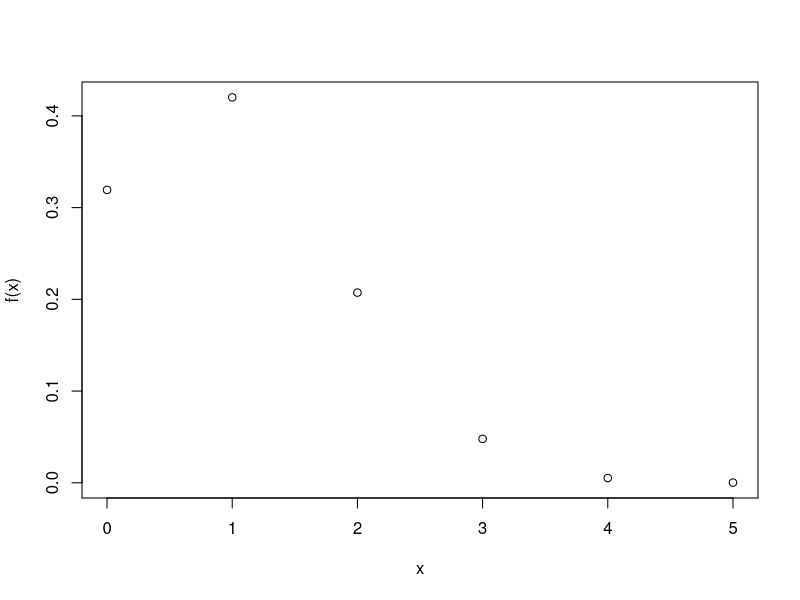

The R source for this figure: (Note: a time limit stopped this script after it produced the figure.)
#Question 1
#a
i=3
X=function(i){
  choose(3,2)*choose(17,i-3)/choose(20,i-1)*(1/(20-i+1))
}
X(i)
#b
i=4
X(i)
#c
i=seq(3,20,2)
print(sum(X(i)))
#d
i=seq(4,20,2)
sum(X(i))

#Question 2
#a
f=function(x){
  choose (20,x)*choose(100-20,5-x)/choose(100, 5)
}
#b
x=0
f(x)
#c
x=0:3
sum(f(x))
#d
x=0:5
E=function(x){
   sum(x*f(x))
}
E(x)
#e
sum(x^2*f(x))
#f
Var=function(x){
  sum(x^2*f(x))-(E(x))^2
}
Var(x)
#g
plot(x,f(x))

#Question 3
at_least_one_match_with_replacement = function (n){
  1-(1-1/n)^n
}
at_least_one_match_without_replacement = function (n){
  k=0:n
  1-sum(((-1)^k)/factorial(k))
}
at_least_one_match_with_replacement(1)
match.f=function(n, simsize, rep=TRUE){
  freq=0
  for(i in 1:simsize){
    sam=sample(1:n, size=n,replace=rep)
    freq=freq + (sum(sam==1:n)>=1)
  }
  freq/simsize
}

match.f(n=1,simsize=1000,rep=TRUE)
match.f(n=3,simsize=1000,rep=TRUE)
match.f(n=10,simsize=1000,rep=TRUE)
match.f(n=15,simsize=1000,rep=TRUE)
match.f(n=100,simsize=1000,rep=TRUE)
match.f(n=10000,simsize=1000,rep=TRUE)
match.f(n=1000000,simsize=1000,rep=TRUE)
match.f(n=1,simsize=1000,rep=FALSE)
match.f(n=3,simsize=1000,rep=FALSE)
match.f(n=10,simsize=1000,rep=FALSE)
match.f(n=15,simsize=1000,rep=FALSE)
match.f(n=100,simsize=1000,rep=FALSE)
match.f(n=10000,simsize=1000,rep=FALSE)
match.f(n=1000000,simsize=1000,rep=FALSE)
